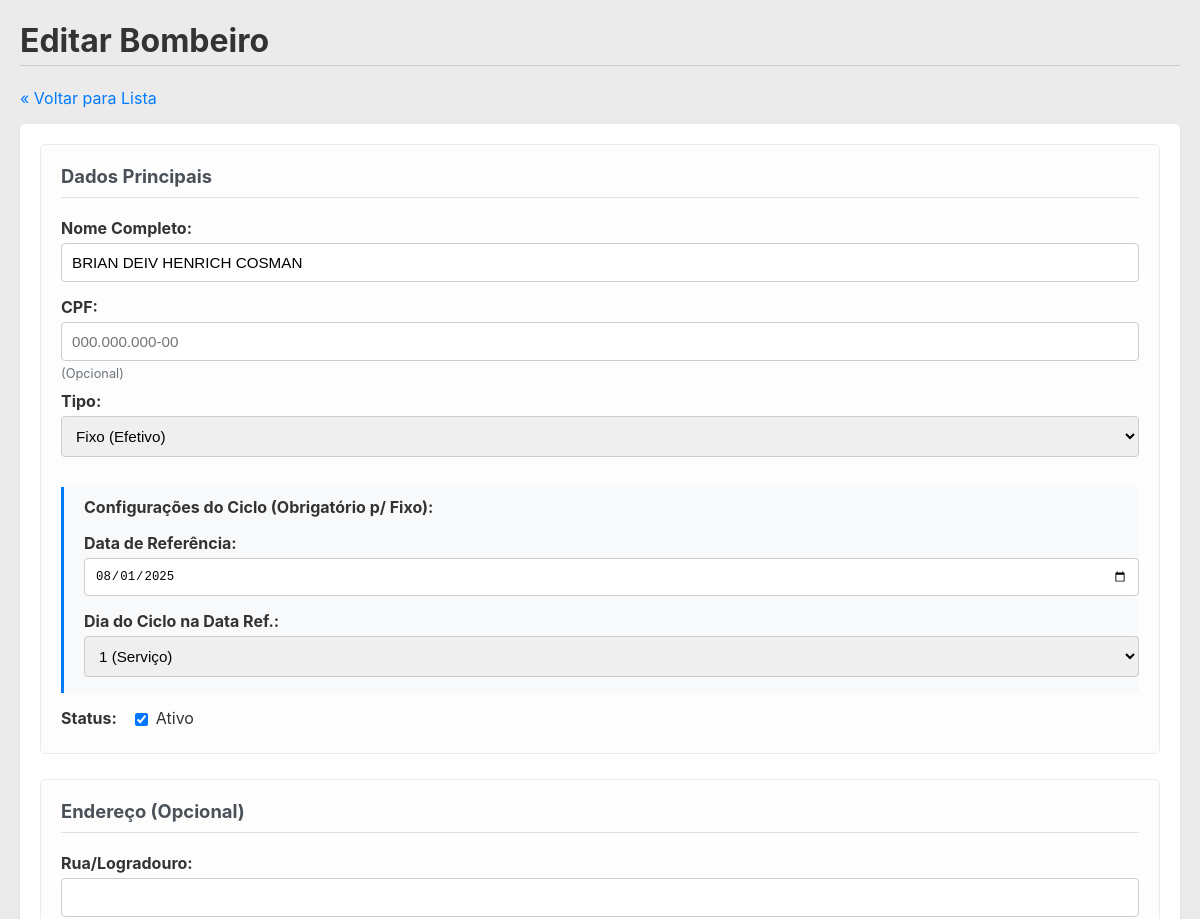
Page /escala_bombeiros/editar_bombeiro.php?id=4 (upper part) on the earlier database version.
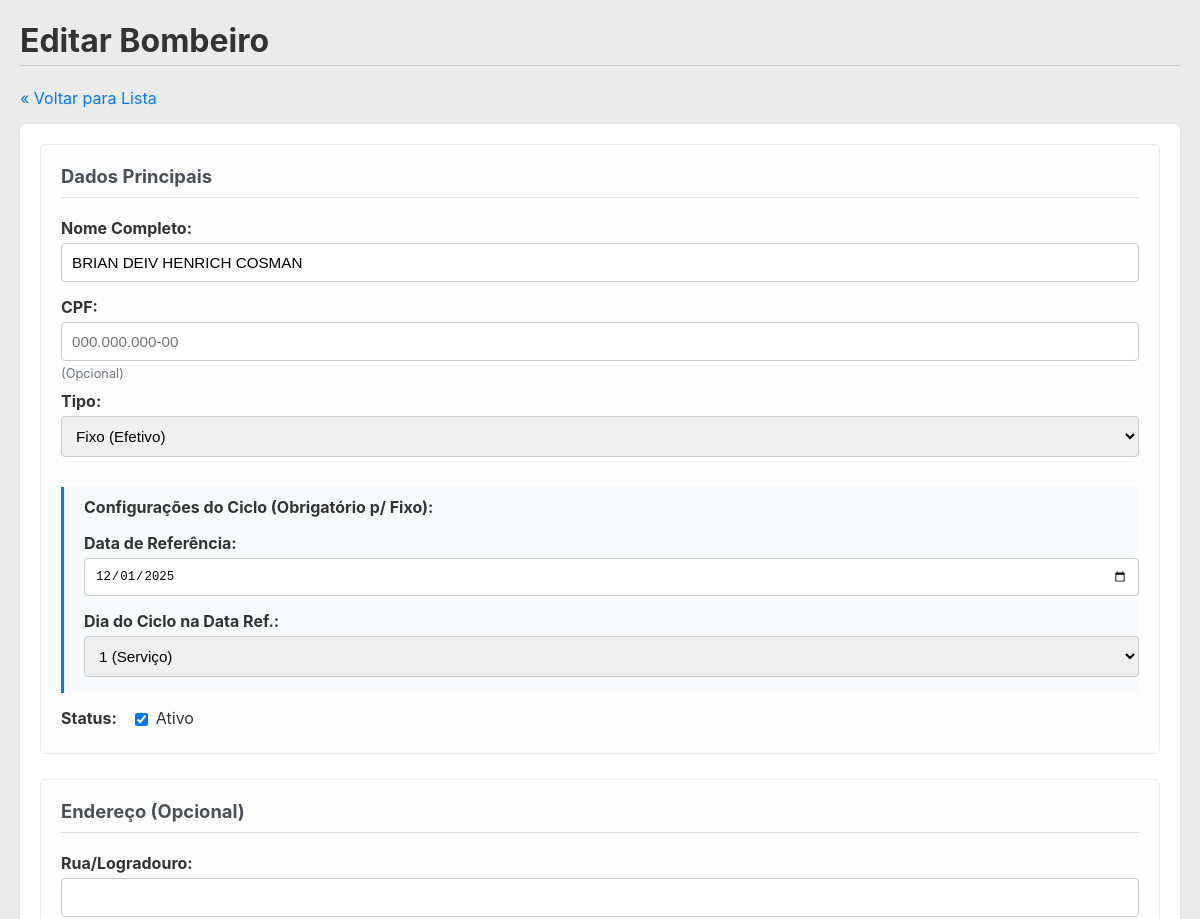
Same page on the later database version.
### tables this page shows
CREATE TABLE `bombeiros` (
  `id` int(11) NOT NULL,
  `nome_completo` varchar(255) NOT NULL,
  `email` varchar(191) DEFAULT NULL,
  `cpf` varchar(14) DEFAULT NULL COMMENT 'Formato 000.000.000-00',
  `endereco` varchar(255) DEFAULT NULL COMMENT 'Endereço residencial completo',
  `telefone` varchar(20) DEFAULT NULL COMMENT 'Número de telefone principal',
  `telefone_emergencia` varchar(20) DEFAULT NULL COMMENT 'Contato de emergência (nome e telefone)',
  `tipo` enum('BC','Fixo') NOT NULL,
  `pular_ordem` tinyint(1) NOT NULL DEFAULT 0,
  `ativo` tinyint(1) NOT NULL DEFAULT 1,
  `fixo_ref_data` date DEFAULT NULL,
  `fixo_ref_dia_ciclo` tinyint(1) DEFAULT NULL CHECK (`fixo_ref_dia_ciclo` between 1 and 4),
  `data_cadastro` timestamp NOT NULL DEFAULT current_timestamp(),
  `endereco_rua` varchar(255) DEFAULT NULL,
  `endereco_numero` varchar(20) DEFAULT NULL,
  `endereco_bairro` varchar(100) DEFAULT NULL,
  `endereco_cidade` varchar(100) DEFAULT NULL,
  `endereco_uf` varchar(2) DEFAULT NULL,
  `endereco_cep` varchar(10) DEFAULT NULL,
  `telefone_principal` varchar(20) DEFAULT NULL,
  `contato_emergencia_nome` varchar(255) DEFAULT NULL,
  `contato_emergencia_fone` varchar(20) DEFAULT NULL,
  `dados_bancarios` text DEFAULT NULL COMMENT 'Ex: Banco XPTO, Ag: 0001, C/C: 12345-6',
  `tamanho_gandola` varchar(20) DEFAULT NULL,
  `tamanho_camiseta` varchar(20) DEFAULT NULL,
  `tamanho_calca` varchar(20) DEFAULT NULL,
  `tamanho_calcado` varchar(10) DEFAULT NULL,
  `banco_nome` varchar(100) DEFAULT NULL COMMENT 'Nome do Banco',
  `banco_agencia` varchar(20) DEFAULT NULL COMMENT 'Número da Agência (com dígito, se houver)',
  `banco_conta` varchar(30) DEFAULT NULL COMMENT 'Número da Conta Corrente/Poupança (com dígito)',
  `banco_pix` varchar(100) DEFAULT NULL COMMENT 'Chave PIX principal (CPF, e-mail, telefone, aleatória)',
  `usuario_id` int(11) DEFAULT NULL
);

### escala_bombeiros/editar_bombeiro.php (the view, shortened to what the changed rows need)
<?php
require_once __DIR__ . '/includes/funcoes.php';
$bombeiro_id = filter_input(INPUT_GET, 'id', FILTER_VALIDATE_INT);
$bombeiro = null;
$erro = '';
if ($_SERVER["REQUEST_METHOD"] == "POST") {
    $id_update = filter_input(INPUT_POST, 'id', FILTER_VALIDATE_INT);
    $nome = trim($_POST['nome_completo'] ?? '');
    $cpf = trim($_POST['cpf'] ?? '');
    $tipo = trim($_POST['tipo'] ?? '');
    $ativo = isset($_POST['ativo']) ? 1 : 0;
    $ref_data = trim($_POST['fixo_ref_data'] ?? '');
    $ref_dia = filter_input(INPUT_POST, 'fixo_ref_dia_ciclo', FILTER_VALIDATE_INT, ['options' => ['min_range' => 1, 'max_range' => 4]]);
    $endereco_rua = trim($_POST['endereco_rua'] ?? '');
    $endereco_numero = trim($_POST['endereco_numero'] ?? '');
    $endereco_bairro = trim($_POST['endereco_bairro'] ?? '');
    $endereco_cidade = trim($_POST['endereco_cidade'] ?? '');
    $endereco_uf = trim($_POST['endereco_uf'] ?? '');
    $endereco_cep = trim($_POST['endereco_cep'] ?? '');
    $telefone_principal = trim($_POST['telefone_principal'] ?? '');
    $contato_emergencia_nome = trim($_POST['contato_emergencia_nome'] ?? '');
    $contato_emergencia_fone = trim($_POST['contato_emergencia_fone'] ?? '');
    $tamanho_gandola = trim($_POST['tamanho_gandola'] ?? '');
    $tamanho_camiseta = trim($_POST['tamanho_camiseta'] ?? '');
    $tamanho_calca = trim($_POST['tamanho_calca'] ?? '');
    $tamanho_calcado = trim($_POST['tamanho_calcado'] ?? '');
    $dados_bancarios = trim($_POST['dados_bancarios'] ?? '');
    if ($id_update != $bombeiro_id) {
         set_flash_message('error', 'Erro: ID no formulário não confere.');
         header('Location: bombeiros.php'); exit;
    }
    if (empty($nome) || empty($tipo) || !in_array($tipo, ['BC', 'Fixo'])) {
         $erro = 'Nome e Tipo são obrigatórios e válidos.';
    } else if ($tipo == 'Fixo' && (empty($ref_data) || $ref_dia === null || $ref_dia === false)) {
         $erro = 'Para tipo Fixo, Data de Referência e Dia do Ciclo são obrigatórios.';
    } else {
        $sql_update = "UPDATE bombeiros SET
                        nome_completo = ?, cpf = ?, tipo = ?, ativo = ?,
                        fixo_ref_data = ?, fixo_ref_dia_ciclo = ?,
                        endereco_rua = ?, endereco_numero = ?, endereco_bairro = ?,
                        endereco_cidade = ?, endereco_uf = ?, endereco_cep = ?,
                        telefone_principal = ?, contato_emergencia_nome = ?, contato_emergencia_fone = ?,
                        dados_bancarios = ?, tamanho_gandola = ?, tamanho_camiseta = ?,
                        tamanho_calca = ?, tamanho_calcado = ?
                       WHERE id = ?";
        if ($stmt = mysqli_prepare($conn, $sql_update)) {
             $db_cpf = !empty($cpf) ? $cpf : null;
             $db_ref_data = ($tipo == 'Fixo') ? $ref_data : null;
             $db_ref_dia = ($tipo == 'Fixo') ? $ref_dia : null;
             $db_endereco_rua = !empty($endereco_rua) ? $endereco_rua : null;
             $db_endereco_numero = !empty($endereco_numero) ? $endereco_numero : null;
             $db_endereco_bairro = !empty($endereco_bairro) ? $endereco_bairro : null;
             $db_endereco_cidade = !empty($endereco_cidade) ? $endereco_cidade : null;
             $db_endereco_uf = !empty($endereco_uf) ? $endereco_uf : null;
             $db_endereco_cep = !empty($endereco_cep) ? $endereco_cep : null;
             $db_telefone_principal = !empty($telefone_principal) ? $telefone_principal : null;
             $db_contato_emergencia_nome = !empty($contato_emergencia_nome) ? $contato_emergencia_nome : null;
             $db_contato_emergencia_fone = !empty($contato_emergencia_fone) ? $contato_emergencia_fone : null;
             $db_dados_bancarios = !empty($dados_bancarios) ? $dados_bancarios : null;
             $db_tamanho_gandola = !empty($tamanho_gandola) ? $tamanho_gandola : null;
             $db_tamanho_camiseta = !empty($tamanho_camiseta) ? $tamanho_camiseta : null;
             $db_tamanho_calca = !empty($tamanho_calca) ? $tamanho_calca : null;
             $db_tamanho_calcado = !empty($tamanho_calcado) ? $tamanho_calcado : null;
            mysqli_stmt_bind_param($stmt, "sssissssssssssssssssi",
                $nome, $db_cpf, $tipo, $ativo,
                $db_ref_data, $db_ref_dia,
                $db_endereco_rua, $db_endereco_numero, $db_endereco_bairro,
                $db_endereco_cidade, $db_endereco_uf, $db_endereco_cep,
                $db_telefone_principal, $db_contato_emergencia_nome, $db_contato_emergencia_fone,
                $db_dados_bancarios, $db_tamanho_gandola, $db_tamanho_camiseta,
                $db_tamanho_calca, $db_tamanho_calcado,
                $bombeiro_id
            );
            if (mysqli_stmt_execute($stmt)) {
                if ($ativo == 0) { $bc_da_vez = get_config('bc_da_vez_id', $conn); if ($bc_da_vez == $bombeiro_id) { set_config('bc_da_vez_id', null, $conn); } }
                set_flash_message('success', 'Bombeiro atualizado com sucesso!');
                header('Location: bombeiros.php');
                exit;
            } else {
                $erro = "Erro ao executar atualização: " . mysqli_error($conn);
            }
            mysqli_stmt_close($stmt);
        } else {
            $erro = "Erro ao preparar query de atualização: " . mysqli_error($conn);
        }
    }
    if ($erro) {
        $bombeiro = $_POST;
        $bombeiro['id'] = $bombeiro_id;
        $bombeiro['ativo'] = isset($_POST['ativo']) ? 1 : 0;
        set_flash_message('error', $erro);
    }
} else {
    $sql_select = "SELECT * FROM bombeiros WHERE id = ?";
    if ($stmt = mysqli_prepare($conn, $sql_select)) {
        mysqli_stmt_bind_param($stmt, "i", $bombeiro_id);
        if (mysqli_stmt_execute($stmt)) {
            $result = mysqli_stmt_get_result($stmt);
            $bombeiro = mysqli_fetch_assoc($result);
        } else { $erro = "Erro ao buscar dados: " . mysqli_error($conn); }
    } else { $erro = "Erro ao preparar busca: " . mysqli_error($conn); }
}
?>
<!DOCTYPE html>
<html lang="pt-br">
<head>
    <link rel="stylesheet" href="css/style.css">
</head>
<body>
    <h1>Editar Bombeiro</h1>
    <?php if ($bombeiro): ?>
    <form action="editar_bombeiro.php?id=<?php echo $bombeiro_id; ?>" method="post">
        <div class="form-section">
            <h3>Dados Principais</h3>
            <div>
                <label for="nome_completo">Nome Completo:</label>
                <input type="text" id="nome_completo" name="nome_completo" value="<?php echo htmlspecialchars($bombeiro['nome_completo'] ?? ''); ?>" required>
            </div>
            <div>
                <label for="cpf">CPF:</label>
                <input type="text" id="cpf" name="cpf" class="cpf-mask" value="<?php echo htmlspecialchars($bombeiro['cpf'] ?? ''); ?>" placeholder="000.000.000-00">
                <small>(Opcional)</small>
            </div>
            <div>
                <label for="tipo">Tipo:</label>
                <select id="tipo" name="tipo" required>
                    <option value="Fixo" <?php echo ($bombeiro['tipo'] ?? '') == 'Fixo' ? 'selected' : ''; ?>>Fixo (Efetivo)</option>
                </select>
            </div>
            <div id="fixo-fields">
                <p>Configurações do Ciclo (Obrigatório p/ Fixo):</p>
                <div>
                    <label for="fixo_ref_data">Data de Referência:</label>
                    <input type="date" id="fixo_ref_data" name="fixo_ref_data" value="<?php echo htmlspecialchars($bombeiro['fixo_ref_data'] ?? ''); ?>">
                </div>
                <div>
                    <label for="fixo_ref_dia_ciclo">Dia do Ciclo na Data Ref.:</label>
                    <select id="fixo_ref_dia_ciclo" name="fixo_ref_dia_ciclo">
                        <option value="1" <?php echo ($bombeiro['fixo_ref_dia_ciclo'] ?? '') == '1' ? 'selected' : ''; ?>>1 (Serviço)</option>
                    </select>
                </div>
            </div>
             <div>
                <label for="ativo" style="display: inline-block; margin-right: 10px;">Status:</label>
                <input type="checkbox" id="ativo" name="ativo" value="1" <?php echo ($bombeiro['ativo'] ?? 0) == 1 ? 'checked' : ''; ?> style="width: auto; vertical-align: middle;">
                 Ativo
            </div>
        </div>
        <div class="form-section">
            <h3>Endereço (Opcional)</h3>
             <div><label for="endereco_rua">Rua/Logradouro:</label><input type="text" id="endereco_rua" name="endereco_rua" value="<?php echo htmlspecialchars($bombeiro['endereco_rua'] ?? ''); ?>"></div>
        </div>
    </form>
    <?php elseif (empty($erro)): ?>
        <p class="flash-message error">Bombeiro não encontrado.</p>
    <?php endif; ?>
</body>
</html>

Differences in the rows shown:
changed bombeiros "BRIAN DEIV HENRICH COSMAN": fixo_ref_data "08/01/2025" → "12/01/2025"
